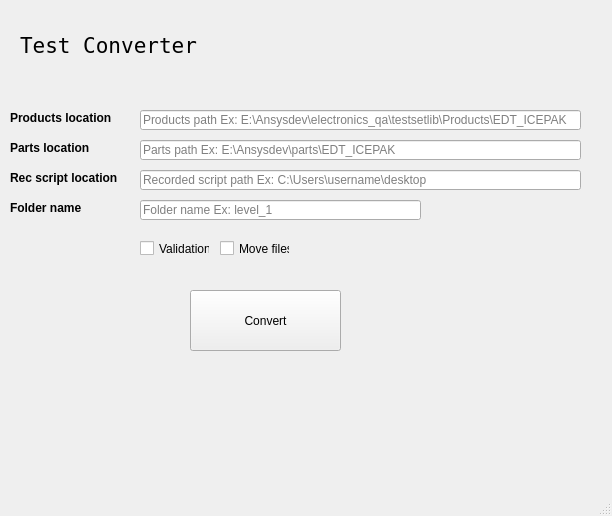
<?xml version="1.0" encoding="UTF-8"?>
<ui version="4.0">
 <class>MainWindow</class>
 <widget class="QMainWindow" name="MainWindow">
  <property name="geometry">
   <rect>
    <x>0</x>
    <y>0</y>
    <width>612</width>
    <height>516</height>
   </rect>
  </property>
  <property name="windowTitle">
   <string>converter UI</string>
  </property>
  <widget class="QWidget" name="centralwidget">
   <widget class="QPushButton" name="pushButton">
    <property name="geometry">
     <rect>
      <x>190</x>
      <y>290</y>
      <width>151</width>
      <height>61</height>
     </rect>
    </property>
    <property name="text">
     <string>Convert</string>
    </property>
   </widget>
   <widget class="QLineEdit" name="lineEdit">
    <property name="geometry">
     <rect>
      <x>140</x>
      <y>110</y>
      <width>441</width>
      <height>20</height>
     </rect>
    </property>
    <property name="text">
     <string/>
    </property>
    <property name="placeholderText">
     <string>Products path Ex: E:\Ansysdev\electronics_qa\testsetlib\Products\EDT_ICEPAK</string>
    </property>
   </widget>
   <widget class="QLabel" name="label">
    <property name="geometry">
     <rect>
      <x>20</x>
      <y>20</y>
      <width>351</width>
      <height>51</height>
     </rect>
    </property>
    <property name="font">
     <font>
      <family>Terminal</family>
      <pointsize>12</pointsize>
     </font>
    </property>
    <property name="text">
     <string>&lt;html&gt;&lt;head/&gt;&lt;body&gt;&lt;p&gt;&lt;span style=&quot; font-size:16pt;&quot;&gt;Test Converter&lt;/span&gt;&lt;/p&gt;&lt;/body&gt;&lt;/html&gt;</string>
    </property>
   </widget>
   <widget class="QLineEdit" name="lineEdit_2">
    <property name="geometry">
     <rect>
      <x>140</x>
      <y>140</y>
      <width>441</width>
      <height>20</height>
     </rect>
    </property>
    <property name="placeholderText">
     <string>Parts path Ex: E:\Ansysdev\parts\EDT_ICEPAK</string>
    </property>
   </widget>
   <widget class="QLineEdit" name="lineEdit_3">
    <property name="geometry">
     <rect>
      <x>140</x>
      <y>200</y>
      <width>281</width>
      <height>20</height>
     </rect>
    </property>
    <property name="placeholderText">
     <string>Folder name Ex: level_1</string>
    </property>
   </widget>
   <widget class="QLineEdit" name="lineEdit_4">
    <property name="geometry">
     <rect>
      <x>140</x>
      <y>170</y>
      <width>441</width>
      <height>20</height>
     </rect>
    </property>
    <property name="placeholderText">
     <string>Recorded script path Ex: C:\Users\username\desktop</string>
    </property>
   </widget>
   <widget class="QLabel" name="label_2">
    <property name="geometry">
     <rect>
      <x>10</x>
      <y>110</y>
      <width>111</width>
      <height>16</height>
     </rect>
    </property>
    <property name="text">
     <string>&lt;html&gt;&lt;head/&gt;&lt;body&gt;&lt;p&gt;&lt;span style=&quot; font-weight:600;&quot;&gt;Products location&lt;/span&gt;&lt;/p&gt;&lt;/body&gt;&lt;/html&gt;</string>
    </property>
   </widget>
   <widget class="QLabel" name="label_3">
    <property name="geometry">
     <rect>
      <x>10</x>
      <y>140</y>
      <width>91</width>
      <height>16</height>
     </rect>
    </property>
    <property name="text">
     <string>&lt;html&gt;&lt;head/&gt;&lt;body&gt;&lt;p&gt;&lt;span style=&quot; font-weight:600;&quot;&gt;Parts location&lt;/span&gt;&lt;/p&gt;&lt;/body&gt;&lt;/html&gt;</string>
    </property>
   </widget>
   <widget class="QLabel" name="label_4">
    <property name="geometry">
     <rect>
      <x>10</x>
      <y>170</y>
      <width>111</width>
      <height>16</height>
     </rect>
    </property>
    <property name="text">
     <string>&lt;html&gt;&lt;head/&gt;&lt;body&gt;&lt;p&gt;&lt;span style=&quot; font-weight:600;&quot;&gt;Rec script location&lt;/span&gt;&lt;/p&gt;&lt;/body&gt;&lt;/html&gt;</string>
    </property>
   </widget>
   <widget class="QLabel" name="label_5">
    <property name="geometry">
     <rect>
      <x>10</x>
      <y>200</y>
      <width>71</width>
      <height>16</height>
     </rect>
    </property>
    <property name="text">
     <string>&lt;html&gt;&lt;head/&gt;&lt;body&gt;&lt;p&gt;&lt;span style=&quot; font-weight:600;&quot;&gt;Folder name&lt;/span&gt;&lt;/p&gt;&lt;/body&gt;&lt;/html&gt;</string>
    </property>
   </widget>
   <widget class="QCheckBox" name="checkBox">
    <property name="geometry">
     <rect>
      <x>140</x>
      <y>240</y>
      <width>70</width>
      <height>17</height>
     </rect>
    </property>
    <property name="text">
     <string>Validation</string>
    </property>
   </widget>
   <widget class="QCheckBox" name="checkBox_2">
    <property name="geometry">
     <rect>
      <x>220</x>
      <y>240</y>
      <width>70</width>
      <height>17</height>
     </rect>
    </property>
    <property name="text">
     <string>Move files</string>
    </property>
   </widget>
  </widget>
  <widget class="QStatusBar" name="statusbar"/>
  <action name="actionSave">
   <property name="text">
    <string>Save</string>
   </property>
  </action>
  <action name="actionExit">
   <property name="text">
    <string>Exit</string>
   </property>
  </action>
  <action name="actionSave_2">
   <property name="text">
    <string>Save</string>
   </property>
  </action>
 </widget>
 <resources/>
 <connections/>
</ui>
